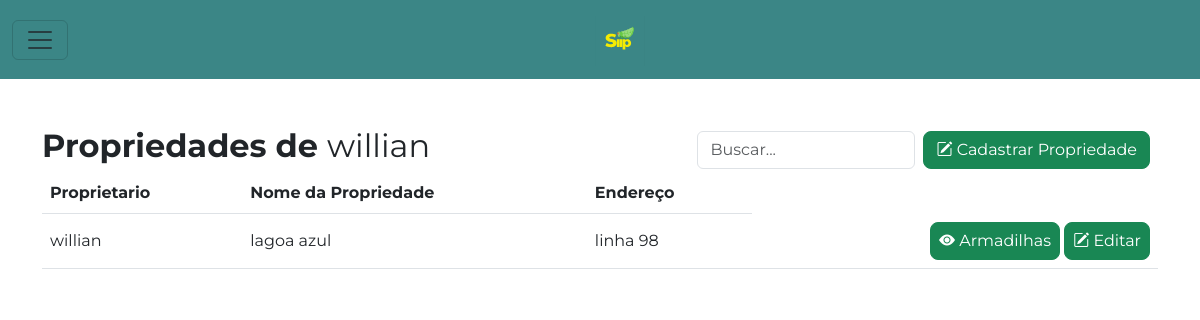
The page /proprietarios/propriedades/16/ on the database its author committed.
### inicio/models.py (models this page shows, shortened)
class Proprietario(models.Model):
    nome = models.CharField(max_length=100)
    imagem = models.ImageField(upload_to='proprietarios/', null=True, blank=True)
    numero_telefone = models.CharField(max_length=15)
    email = models.EmailField(unique=True)
    def __str__(self):
        return self.nome

class Propriedade(models.Model):
    proprietario = models.ForeignKey(Proprietario, on_delete=models.CASCADE, related_name='propriedades')
    nome_propriedade = models.CharField(max_length=100)
    endereco = models.CharField(max_length=255)

### propriedades/views.py (the view)
# urls.py: path('propriedades/<int:proprietario_id>/', propriedades, name='propriedades'),
def propriedades(request, proprietario_id):
    proprietario = get_object_or_404(Proprietario, id=proprietario_id)
    propriedades = Propriedade.objects.filter(proprietario=proprietario)
    context = {'proprietario': proprietario, 'propriedades': propriedades}
    return render(request, 'propriedades/propriedades.html', context)

### templates/propriedades/propriedades.html (shortened to what this page needs)
{% extends 'inicio/base.html' %}
{% load static %}
{% block content %}
<div class="container mt-5">
    <div class="d-flex justify-content-between align-items-center">
        <h2 class="fw-bold">Propriedades de
            <span class="fw-normal">{{ proprietario.nome }}</span>
        </h2>
        <div class="d-flex align-items-center">
            <input type="text" class="form-control me-2" placeholder="Buscar...">
            <button type="button" class="btn btn-success me-2 rounded-3 align-self-center flex-shrink-0"
                data-bs-toggle="modal" data-bs-target="#cadastrapropriedade">
                <i class="bi bi-pencil-square"></i> Cadastrar Propriedade
            </button>
        </div>
    </div>
    <table class="table">
        <thead>
            <tr>
                <th scope="col">Proprietario</th>
                <th scope="col">Nome da Propriedade</th>
                <th scope="col">Endereço</th>
            </tr>
        </thead>
        <tbody>
            {% for propriedade in propriedades %}
            <tr>
                <td class="align-middle">{{ propriedade.proprietario }}</td>
                <td class="align-middle">{{ propriedade.nome_propriedade }}</td>
                <td class="align-middle">{{ propriedade.endereco }}</td>
                <td class="text-end align-middle">
                    <a href="{% url 'propriedades' proprietario_id=propriedade.id %}"
                        class="btn btn-success ps-2 pe-2 rounded-3">
                        <i class="bi bi-eye-fill"></i> Armadilhas
                    </a>
                    <button class="btn btn-success ps-2 pe-2 rounded-3"
                        data-bs-target="#editarpropriedade{{ propriedade.id }}" data-bs-toggle="modal">
                        <i class="bi bi-pencil-square"></i> Editar
                    </button>
                </td>
            </tr>
            {% endfor %}
        </tbody>
    </table>
</div>
{% endblock %}

### templates/propriedades/propriedades.html (style rules this page uses)
body { font-family: 'Montserrat', sans-serif; }

### rows shown on the page
Proprietario: nome "willian"
Propriedade: proprietario "willian", nome_propriedade "lagoa azul", endereco "linha 98"
